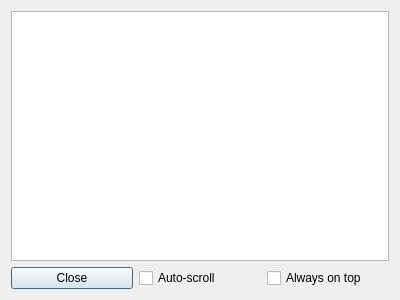
<?xml version="1.0" encoding="UTF-8"?>
<ui version="4.0">
 <class>SystemConsole2</class>
 <widget class="QDialog" name="SystemConsole2">
  <property name="geometry">
   <rect>
    <x>0</x>
    <y>0</y>
    <width>400</width>
    <height>300</height>
   </rect>
  </property>
  <property name="windowTitle">
   <string>System Console</string>
  </property>
  <layout class="QGridLayout" name="gridLayout">
   <item row="0" column="0" colspan="3">
    <layout class="QVBoxLayout" name="verticalLayout">
     <item>
      <widget class="QTextEdit" name="console"/>
     </item>
    </layout>
   </item>
   <item row="1" column="0">
    <widget class="QPushButton" name="btnClose">
     <property name="text">
      <string>Close</string>
     </property>
    </widget>
   </item>
   <item row="1" column="1">
    <widget class="QCheckBox" name="chkAutoscroll">
     <property name="text">
      <string>Auto-scroll</string>
     </property>
    </widget>
   </item>
   <item row="1" column="2">
    <widget class="QCheckBox" name="chkAlwaysOnTop">
     <property name="text">
      <string>Always on top</string>
     </property>
    </widget>
   </item>
  </layout>
 </widget>
 <resources/>
 <connections/>
</ui>
